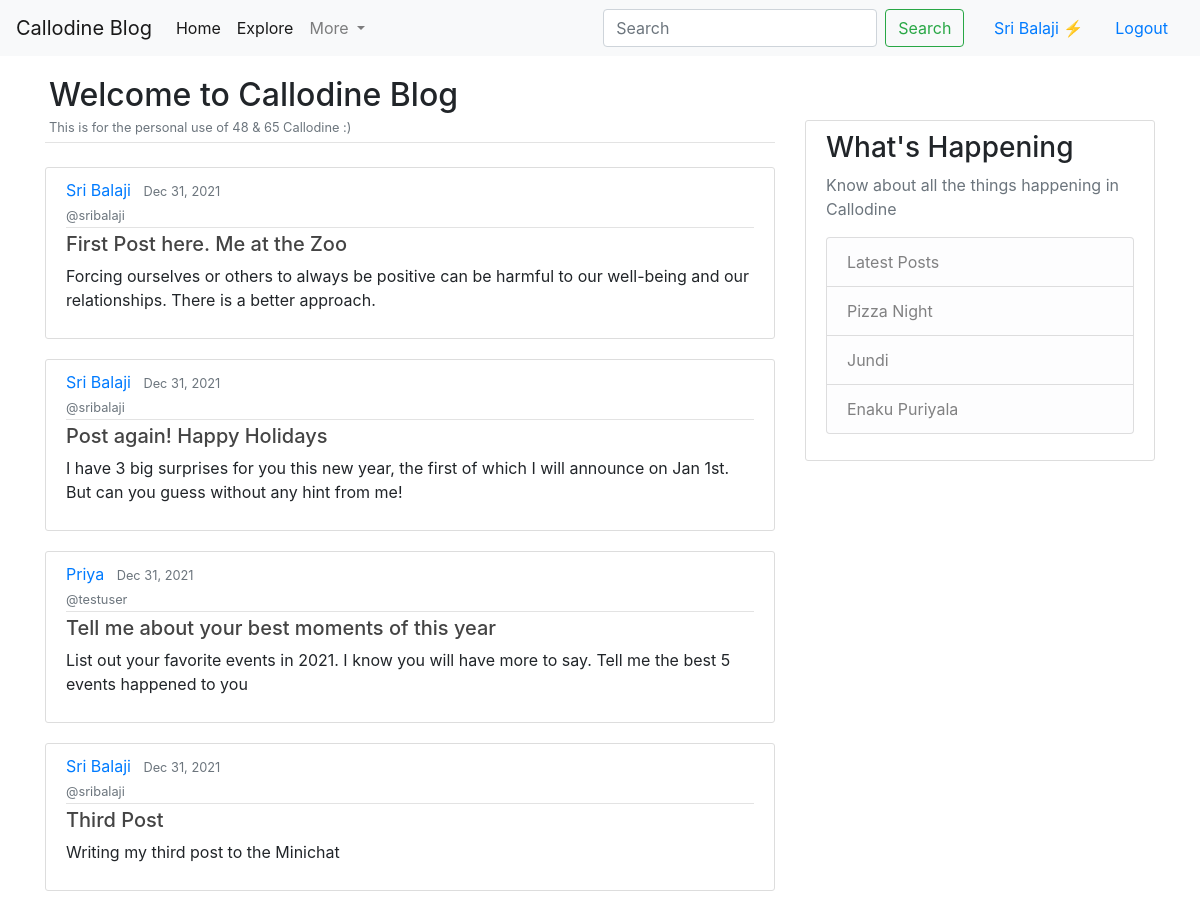
The app's page / (signed in) with its own data.
### microblog/models.py (models this page shows, shortened)
class Post(models.Model):
    title = models.CharField(max_length=120)
    author = models.CharField(max_length=50)
    username = models.ForeignKey(User, on_delete=models.CASCADE)
    date_posted = models.DateTimeField(auto_now_add=True)
    content = models.TextField()

### microblog/views.py (the view)
# urls.py: 2. Add a URL to urlpatterns:  path('', views.home, name='home')
@login_required
def home(request):
    context = {
        'post' : posts,
        'title' : 'Happy Eve!!'
    }
    return render(request, 'microblog/home.html', context)

### microblog/templates/microblog/home.html (shortened to what this page needs)
{% extends "microblog/base.html" %}
{% block post %}
<div class="article-metadata p-1 mb-4">
    <h2 class="pb-0 mb-0">Welcome to Callodine Blog</h2>
    <small class="text-muted">This is for the personal use of 48 & 65 Callodine :)</small>
</div>
    {% for each_post in post%}
    <article class="media content-section">
        <div class="media-body">
          <div class="article-metadata">
            <a class="mr-2" href="#">{{each_post.author }}</a>
            <small class="text-muted">{{ each_post.date_posted | date:"M d, Y" }}</small>
            <br>
            <small class="text-muted">@{{each_post.username }}</small>
          </div>
          <h5><a class="article-title" href="#">{{ each_post.title }}</a></h5>
          <p class="article-content">{{ each_post.content }}</p>
        </div>
      </article>
    {% endfor %}
{% endblock post %}

### microblog/templates/microblog/base.html (shortened to what this page needs)
{% load static %}
<!DOCTYPE html>
<html lang="en">
  <head>
    <link rel="stylesheet" type="text/css" href="{% static 'microblog/main.css' %}">
    <link rel="stylesheet" href="https://maxcdn.bootstrapcdn.com/bootstrap/4.0.0/css/bootstrap.min.css">
  </head>
  <body>
      <header>
    <nav class="navbar navbar-expand-lg navbar-light bg-light">
        <a class="navbar-brand" href="http://127.0.0.1:8000/">Callodine Blog</a>
        <div class="collapse navbar-collapse" id="navbarSupportedContent">
          <ul class="navbar-nav mr-auto">
            <li class="nav-item active">
              <a class="nav-link" href="{% url 'miniblog' %}">Home <span class="sr-only">(current)</span></a>
            </li>
            <li class="nav-item active">
              <a class="nav-link" href="{% url 'profile' %}">Explore</a>
            </li>
            <li class="nav-item dropdown">
              <a class="nav-link dropdown-toggle" href="#" id="navbarDropdown" role="button" data-toggle="dropdown" aria-haspopup="true" aria-expanded="false">
                More
              </a>
            </li>
          </ul>
          <form class="form-inline my-2 my-lg-0">
            <input class="form-control mr-sm-2" type="search" placeholder="Search" aria-label="Search">
            <button class="btn btn-outline-success my-2 my-sm-0" type="submit">Search</button>
          </form>
          <span>&nbsp;&nbsp;&nbsp;</span>
          {% if user.is_authenticated %}
          <a class="nav-link" href="{% url 'profile' %}">{{ user.first_name }} ⚡</a>
          <a class="nav-item nav-link active" href="{% url 'logout' %}">Logout</a>
          {% else %}
          <a class="nav-item nav-link active" href="{% url 'login' %}">Login</a>
          <a class="nav-item nav-link active" href="{% url 'register' %}">Register</a>
          {% endif %}
        </div>
      </nav>
    </header>
    <main role="main" class="container">
        <div class="row">
          <div class="col-md-8 mt-2 pt-2">
            {% block post %}
            {% endblock post %}
          </div>
          <div class="col-md-4 mt-5 pt-3">
            <div class="content-section">
              <h3>What's Happening</h3>
              <p class='text-muted'>Know about all the things happening in Callodine
                <ul class="list-group">
                  <li class="list-group-item list-group-item-light">Latest Posts</li>
                  <li class="list-group-item list-group-item-light">Pizza Night</li>
                  <li class="list-group-item list-group-item-light">Jundi</li>
                  <li class="list-group-item list-group-item-light">Enaku Puriyala</li>
                </ul>
              </p>
            </div>
          </div>
        </div>
      </main>
  </body>
</html>

### microblog/static/microblog/main.css (style rules this page uses)
body { background: #fafafa; color: #333333; margin-top: 5rem; }
h1, h2, h3, h4, h5, h6 { color: #444444; }
ul { margin: 0; }
.content-section { background: #ffffff; padding: 10px 20px; border: 1px solid #dddddd; border-radius: 3px; margin-bottom: 20px; }
.article-title { color: #444444; }
.article-content { white-space: pre-line; }
.article-metadata { padding-bottom: 1px; margin-bottom: 4px; border-bottom: 1px solid #e3e3e3 }

### records on screen
Post: author "Sri Balaji", date_posted "Dec 31, 2021", username "sribalaji", title "First Post here. Me at the Zoo", content "Forcing ourselves or others to always be positive can be harmful to our well-being and our relationships. There is a better approach."
Post: author "Sri Balaji", date_posted "Dec 31, 2021", username "sribalaji", title "Post again! Happy Holidays", content "I have 3 big surprises for you this new year, the first of which I will announce on Jan 1st. But can you guess without any hint from me!"
Post: author "Priya", date_posted "Dec 31, 2021", username "testuser", title "Tell me about your best moments of this year", content "List out your favorite events in 2021. I know you will have more to say. Tell me the best 5 events happened to you"
Post: author "Sri Balaji", date_posted "Dec 31, 2021", username "sribalaji", title "Third Post", content "Writing my third post to the Minichat"

### other values on screen
{{ user.first_name }} "Sri Balaji"
